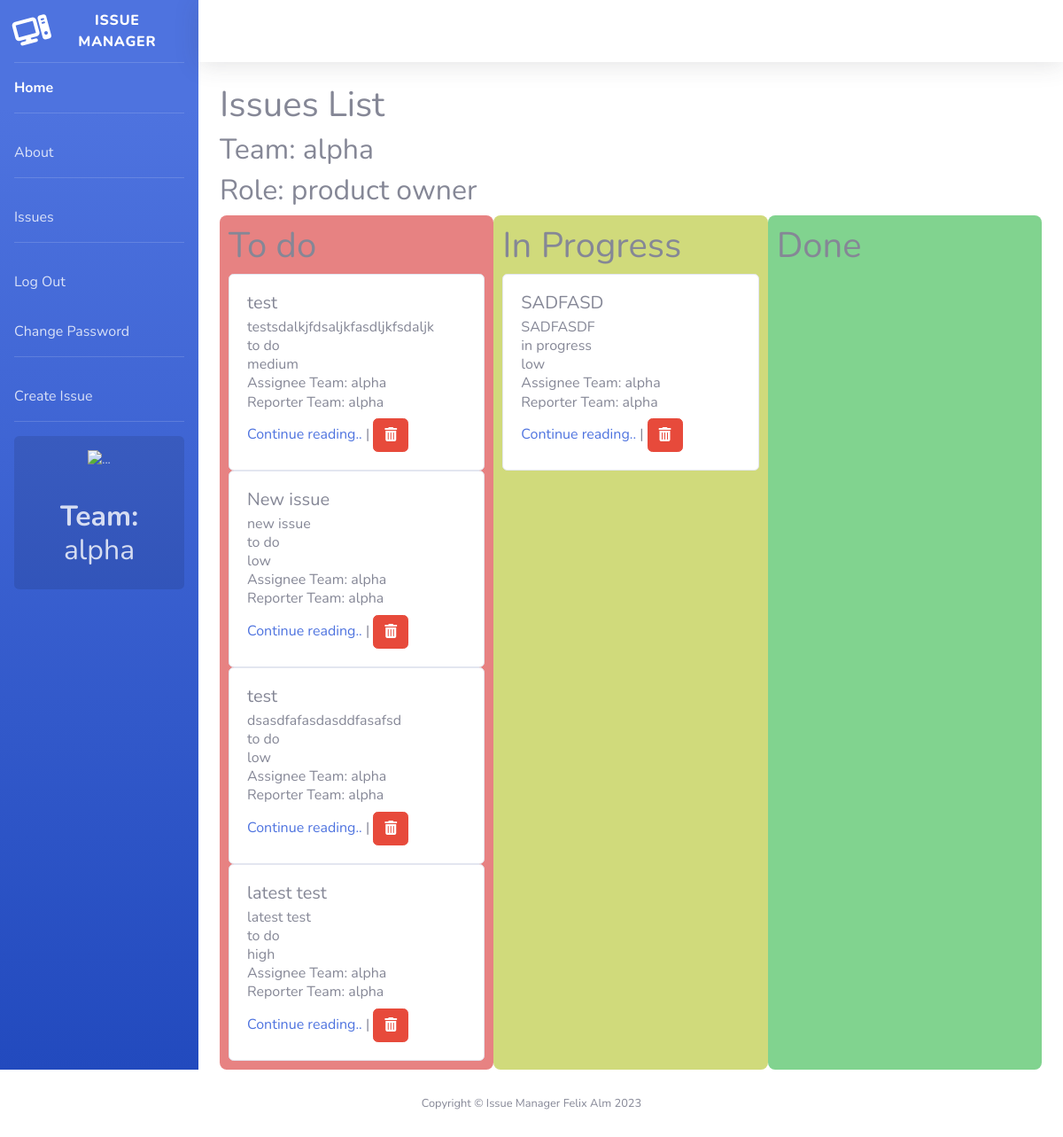
/issues/ (signed in), run on the app's committed database.
### accounts/models.py (models this page shows)
class Team(models.Model):
    name= models.CharField(max_length=128)
    description = models.CharField(max_length=256)
    def __str__(self):
        return self.name

class Role(models.Model):
    name = models.CharField(max_length=128)
    description = models.CharField(max_length=256)
    def __str__(self):
        return self.name

class CustomUser(AbstractUser):
    role = models.ForeignKey(
        Role,
        on_delete=models.CASCADE,
        null=True, blank=True
    )
    team = models.ForeignKey(
        Team,
        on_delete=models.CASCADE,
        null=True, blank=True
    )

### issues/models.py (models this page shows, shortened)
class Issue(models.Model):
    summary =models.CharField(max_length=264)
    description=models.TextField()
    status=models.ForeignKey(
        Status, on_delete=models.CASCADE,
        blank=True, null=True
        )
    priority=models.ForeignKey(
        Priority, on_delete=models.CASCADE,
        blank=True, null=True
        )
    assignee=models.ForeignKey(get_user_model(), on_delete=models.CASCADE)
    reporter=models.ForeignKey(get_user_model(), on_delete=models.CASCADE, related_name="reporter")
    created_on = models.DateTimeField(auto_now_add=True)

class Status(models.Model):
    name= models.CharField(max_length=128)
    description= models.CharField(max_length=256)

class Priority(models.Model):
    name= models.CharField(max_length=128)
    description= models.CharField(max_length=256)
    def __str__(self):
        return self.name

### issues/views.py (the view)
# urls.py: path("", views.IssueListView.as_view(), name="list"),
class IssueListView(ListView):
    template_name = "issues/list.html"
    model = Issue
    def get_context_data(self, **kwargs):
        context = super().get_context_data(**kwargs)
        user_team = None
        if self.request.user.is_authenticated:
            user_team = self.request.user.team
        user_role = None
        if self.request.user.is_authenticated:
            user_role = self.request.user.role
        context['user_team'] = user_team
        context['user_role'] = user_role
        return context

### templates/issues/list.html (shortened to what this page needs)
{% extends 'base.html' %}
{% block content %}
<h1>Issues List</h1>
{% if user.is_authenticated %}
     {% if user_team %}
     <h2>Team: {{ user_team }}</h2>
    {% endif %}
{% if user_role %}
    <h2>Role: {{ user_role }} </h2>
{% endif %}
{% endif %}
<div class="main_columns">
    <div class="column column_to_do">
        <h1>To do</h1>
        {% for issue in object_list %}
        {% if issue.status.name == "to do" and user.team.name == issue.assignee.team.name %}
                <div class="card" >
                    <div class="card-body">
                        <h5 class="card-title">{{ issue.summary }}</h5>
                        <h6 class="card-subtitle mb-2 text-body-secondary">{{ issue.description }}</h6>
                        <h6 class="card-subtitle mb-2 text-body-secondary">{{ issue.status.name }}</h6>
                        <h6 class="card-subtitle mb-2 text-body-secondary">{{ issue.priority }}</h6>
                        <h6 class="card-subtitle mb-2 text-body-secondary">Assignee Team: {{ issue.assignee.team.name }}</h6>
                    <h6 class="card-subtitle mb-2 text-body-secondary">Reporter Team: {{ issue.reporter.team.name }}</h6>
                        <a href="{% url 'detail' issue.id %}" class="card-link">Continue reading..</a>
                        {% if user.is_authenticated %}
                        {% if user_role.name == "product owner" %}
                        | <a href="{% url 'delete' issue.id %}" class="btn btn-danger"><i class="fa-solid fa-trash-can"></i></a>
                        {% endif %}
                        {% endif %}
                    </div>
                </div>
            {% endif %}
        {% endfor %}
    </div>
    <div class="column column_progress">
        <h1>In Progress</h1>
        {% for issue in object_list %}
            {% if issue.status.name == "in progress" and user.team.name == issue.assignee.team.name %}
                <div class="card" >
                    <div class="card-body">
                        <h5 class="card-title">{{ issue.summary }}</h5>
                        <h6 class="card-subtitle mb-2 text-body-secondary">{{ issue.description }}</h6>
                        <h6 class="card-subtitle mb-2 text-body-secondary">{{ issue.status.name }}</h6>
                        <h6 class="card-subtitle mb-2 text-body-secondary">{{ issue.priority }}</h6>
                        <h6 class="card-subtitle mb-2 text-body-secondary">Assignee Team: {{ issue.assignee.team.name }}</h6>
                        <h6 class="card-subtitle mb-2 text-body-secondary">Reporter Team: {{ issue.reporter.team.name }}</h6>
                            <a href="{% url 'detail' issue.id %}" class="card-link">Continue reading..</a>
                            {% if user.is_authenticated %}
                            {% if user_role.name == "product owner" %}
                            | <a href="{% url 'delete' issue.id %}" class="btn btn-danger"><i class="fa-solid fa-trash-can"></i></a>
                            {% endif %}
                            {% endif %}
                    </div>
                </div>
            {% endif %}
        {% endfor %}
    </div>
    <div class="column column_done">
        <h1>Done</h1>
    </div>
</div>
{% endblock content %}

### templates/base.html (shortened to what this page needs)
<!DOCTYPE html>
<html lang="en">
{% load static %}
<head>
    <link href="{% static 'vendor/fontawesome-free/css/all.min.css' %}" rel="stylesheet" type="text/css">
    <link href="{% static 'css/sb-admin-2.min.css' %} " rel="stylesheet">
    <link rel="stylesheet" href="https://cdnjs.cloudflare.com/ajax/libs/font-awesome/6.4.0/css/all.min.css">
    <link  href="{% static 'css/base.css' %}" rel="stylesheet">
</head>
<body id="page-top">
    <div id="wrapper">
        <ul class="navbar-nav bg-gradient-primary sidebar sidebar-dark accordion" id="accordionSidebar">
            <a class="sidebar-brand d-flex align-items-center justify-content-center"href="{% url 'home' %}">
                <div class="sidebar-brand-icon rotate-n-15">
                    <i class="fa-solid fa-computer"></i>
                </div>
                <div class="sidebar-brand-text mx-3">Issue Manager</div>
            </a>
            <hr class="sidebar-divider my-0">
            <li class="nav-item active">
                <a class="nav-link" href="{% url 'home' %}">Home</a>
            </li>
            <hr class="sidebar-divider">
            <li class="nav-item">
                <a class="nav-link" href="{% url 'about' %}">About</a>
            </li>
            <hr class="sidebar-divider">
            <li class="nav-item ">
                <a class="nav-link" href="{% url 'list' %}">Issues</a>
            </li>
            <hr class="sidebar-divider">
            {% if user.is_authenticated %}
            <li class="nav-item ">
                <a class="nav-link" href="{% url 'logout' %}">Log Out</a>
            </li>
            <li class="nav-item ">
                <a class="nav-link" href="{% url 'password_change' %}">Change Password</a>
            </li>
            {% if user_role.name == "product owner" %}
            <hr class="sidebar-divider">
            <li class="nav-item ">
                <a class="nav-link" href="{% url 'new' %}">Create Issue</a>
            </li>
            {% endif %}
            {% endif %}
            <hr class="sidebar-divider d-none d-md-block">
            {% if user.is_authenticated and user_team %}
            <div class="sidebar-card d-none d-lg-flex">
                <img class="sidebar-card-illustration mb-2" src="img/undraw_rocket.svg" alt="...">
                <h2 class="text-center mb-2"><strong>Team:</strong> {{ user_team }}</h2>
            </div>
            {% endif %}
        </ul>
            <div id="content" style="width: 100%;">
                <nav class="navbar navbar-expand navbar-light bg-white topbar mb-4 static-top shadow">
                </nav>
                <div class="container-fluid">
                    {% block content %}
                    {% endblock content %}
                    </div>
                </div>
            </div>
            <footer class="sticky-footer bg-white">
                <div class="container my-auto">
                    <div class="copyright text-center my-auto">
                        <span>Copyright &copy; Issue Manager Felix Alm 2023</span>
                    </div>
                </div>
            </footer>
</body>
</html>

### static/css/base.css (style rules this page uses)
.main_columns { display: flex; justify-content: space-between; width: 100%; }
.column { width: 50%; padding: 10px; border-radius: 8px; }
.column_to_do { background-color: #e78282; }
.column_progress { background-color: #d0da7b; border-radius: 8px; }
.column_done { background-color: #81d38f; border-radius: 8px; }
.card { width: 100%; }

### data on the page
Team: name "alpha"
Role: name "product owner"
Issue: summary "test", description "testsdalkjfdsaljkfasdljkfsdaljk", status.name "to do", priority "medium", assignee.team.name "alpha", reporter.team.name "alpha"
Issue: summary "New issue", description "new issue", status.name "to do", priority "low", assignee.team.name "alpha", reporter.team.name "alpha"
Issue: summary "test", description "dsasdfafasdasddfasafsd", status.name "to do", priority "low", assignee.team.name "alpha", reporter.team.name "alpha"
Issue: summary "latest test", description "latest test", status.name "to do", priority "high", assignee.team.name "alpha", reporter.team.name "alpha"
Issue: summary "SADFASD", description "SADFASDF", status.name "in progress", priority "low", assignee.team.name "alpha", reporter.team.name "alpha"
